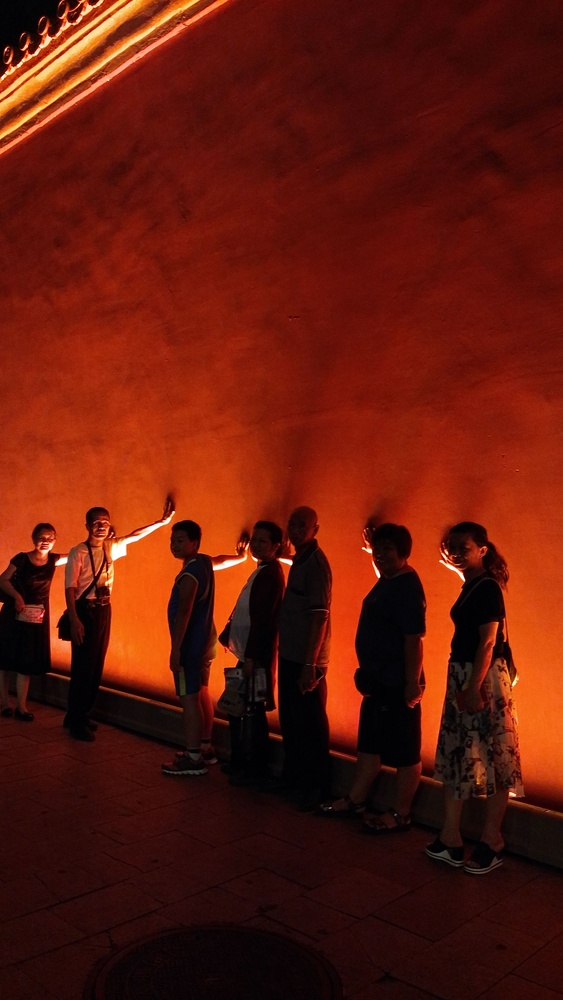
#> input picture 8/2.jpg, 563 x 1000 px, shrunk from 2364 x 4200 before the run
$ python 'main copy.py'
#> lines starting #> are read from the running program, lines starting #| are printed output that depends on the picture
import cv2
import matplotlib.pyplot as plt


img1 = cv2.imread("2.jpg",cv2.IMREAD_COLOR)
#> img1 is the input picture: shape (1000, 563, 3); mean B, G, R 11.7, 25.6, 96.5
cv2.imshow("origin",img1)

(b, g, r) = cv2.split(img1)
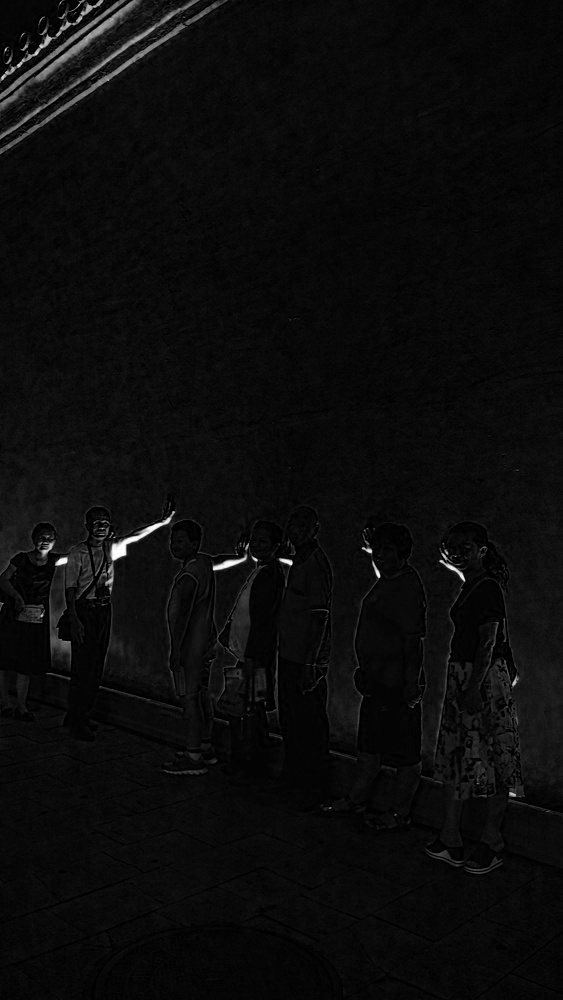
#> b: shape (1000, 563); min 0, max 255, mean 11.7
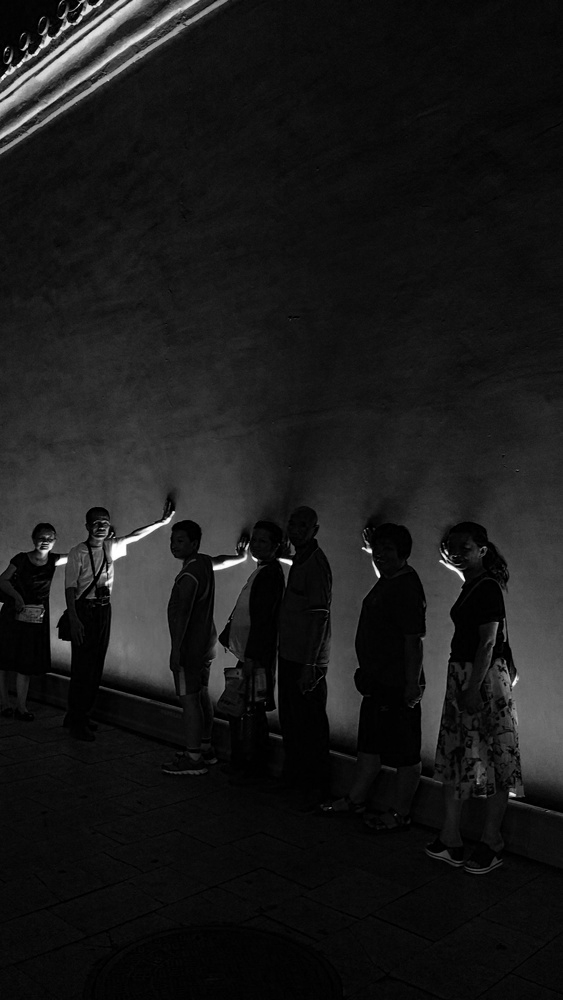
#> g: shape (1000, 563); min 0, max 255, mean 25.6
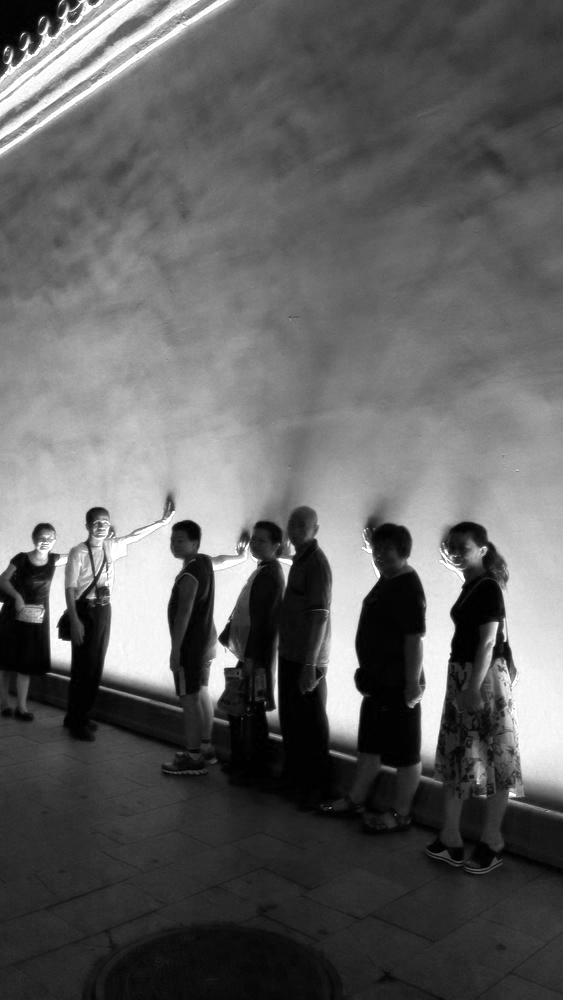
#> r: shape (1000, 563); min 0, max 255, mean 96.5
# bH = cv2.equalizeHist(b)
# gH = cv2.equalizeHist(g)
rH = cv2.equalizeHist(r)
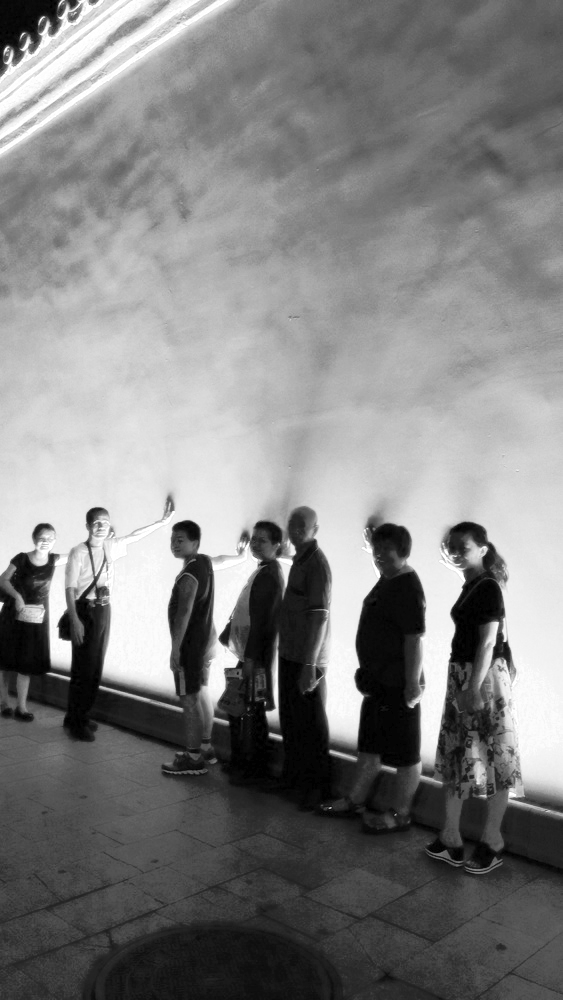
#> rH: shape (1000, 563); min 0, max 255, mean 128

hist = cv2.calcHist([rH], [0], None, [256], [0, 255])
#> hist = 256 values, max 7746 at index 5, min 0 at index 2, mean 2184.4


result = cv2.merge((b, g, rH))
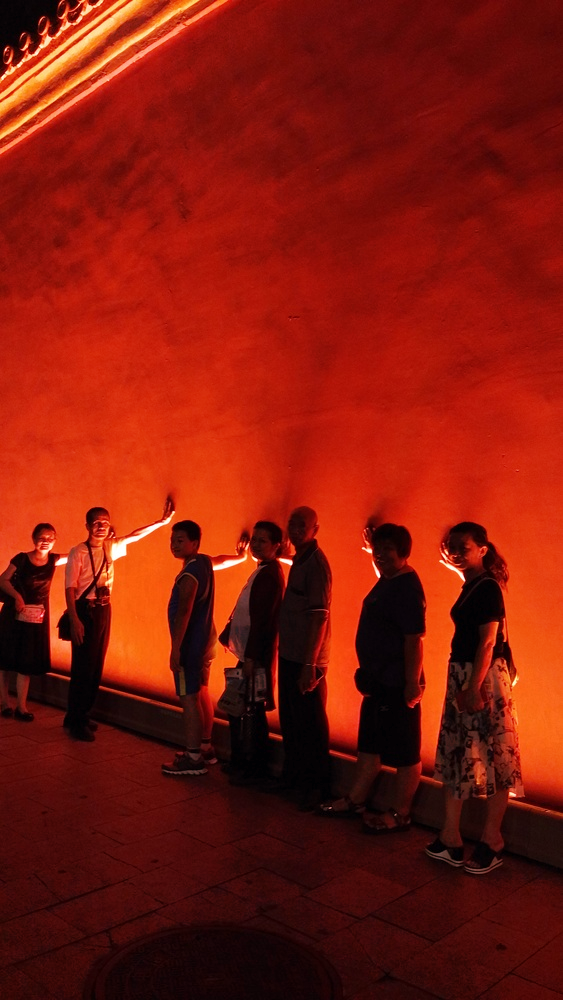
#> result: shape (1000, 563, 3); mean B, G, R 11.7, 25.6, 128
cv2.imshow("dst", result)
cv2.imwrite("dst.jpg",result)
cv2.waitKey(0)

$ run again, with 8/1.jpg copied over 8/2.jpg
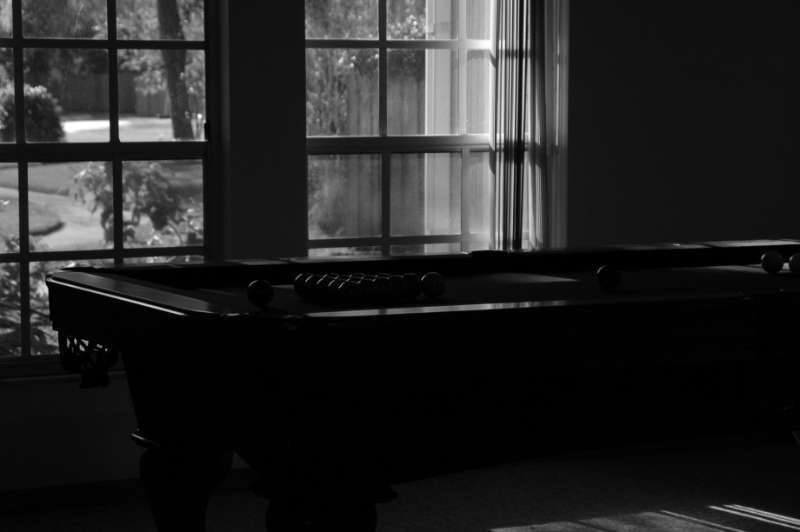
#> input picture 8/1.jpg, 800 x 532 px
#> img1 is the input picture: shape (532, 800, 3); min 0, max 255, mean 35.3
#> `rH = cv2.equalizeHist(r)`:
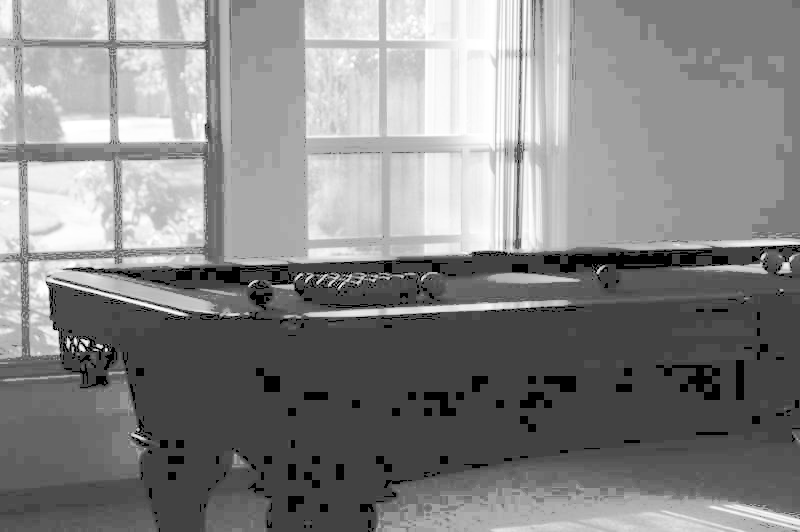
#> rH: shape (532, 800); min 0, max 255, mean 134.1
#> hist = 256 values, max 106600 at index 66, min 0 at index 1, mean 1659.2
#> `result = cv2.merge((b, g, rH))`:
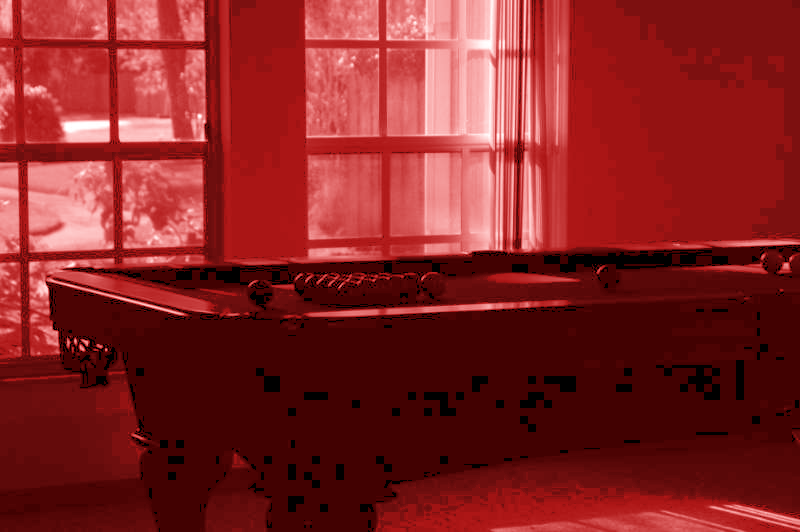
#> result: shape (532, 800, 3); mean B, G, R 35.3, 35.3, 134.1
